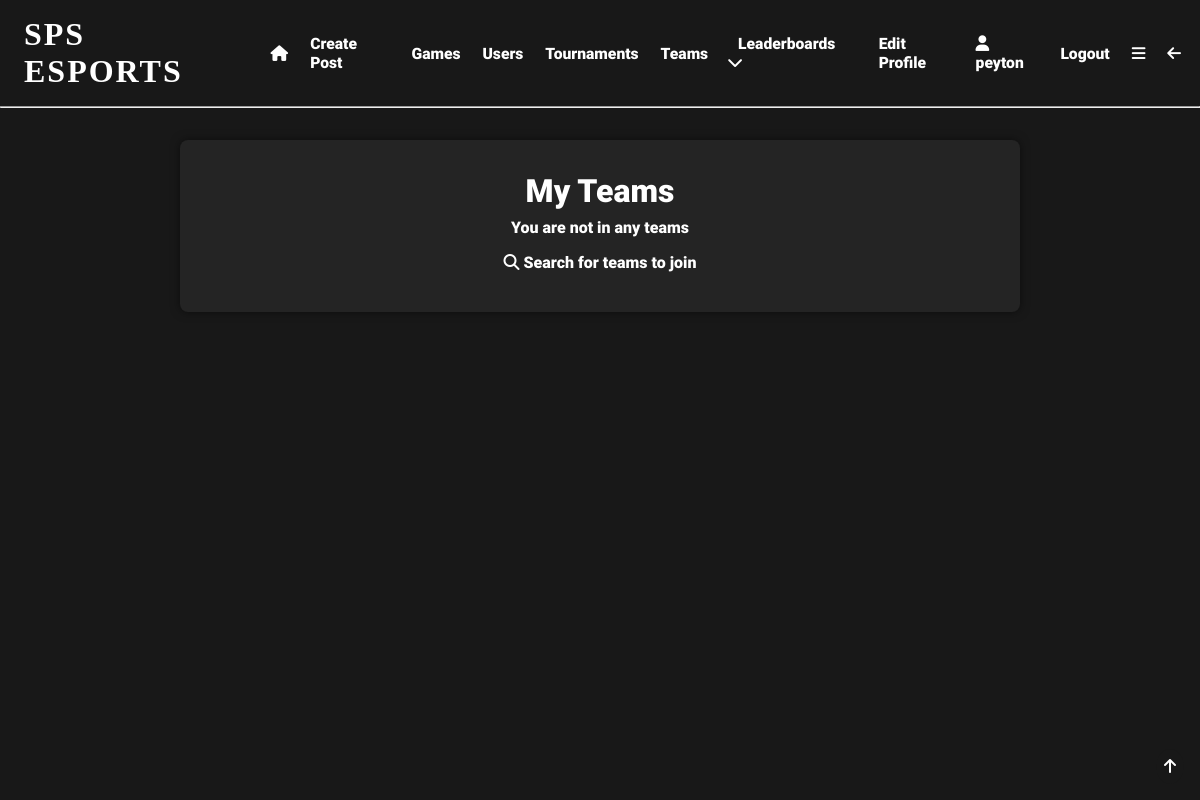
Before: /my_teams (signed in) with the older database file.
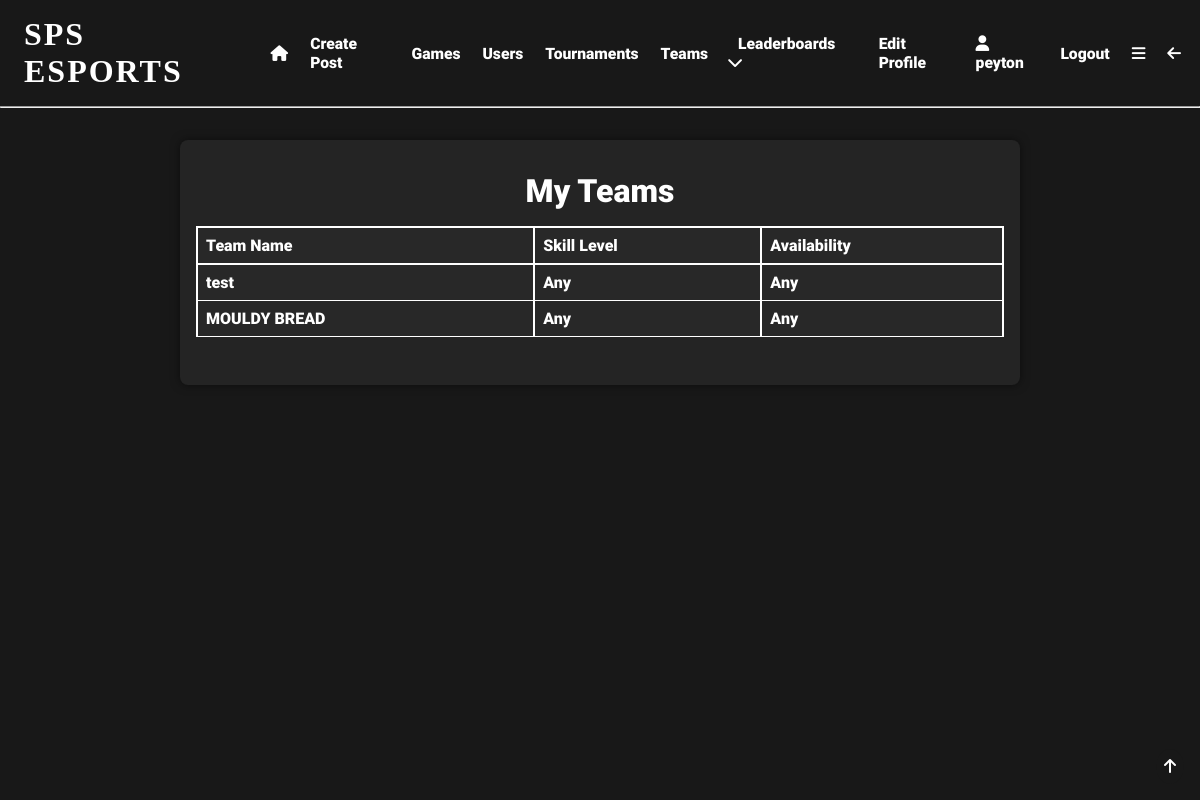
After: the same page with the newer database file.
### app/models.py (models this page shows, shortened)
class User(UserMixin, db.Model):
    user_id = db.Column(db.Integer, primary_key=True)
    username = db.Column(db.String(64), index=True, unique=True)
    email = db.Column(db.String(120), index=True, unique=True)
    password_hash = db.Column(db.String(128), nullable=False)
    pfp = db.Column(db.String(140))
    user_bio = db.Column(db.String(140), default='New to SPS eSports!!!')
    pronouns = db.Column(db.String(64), nullable=True)
    skill_level = db.Column(db.String(64), default='Unsure')
    role = db.Column(db.String(64))
    grade = db.Column(db.String(64), nullable=True, default='Unsure')
    availability = db.Column(db.String(140), default='Unsure')
    teams = db.relationship('Teams', back_populates='user')
    team_users = db.relationship('TeamUsers', back_populates='user')
    posts = db.relationship('Posts', back_populates='user')
    likes = db.relationship('Likes', back_populates='user')
    tournaments = db.relationship('Tournaments', back_populates='user')
    favourite_games = db.relationship('FavouriteGames', back_populates='user')
    tournament_users = db.relationship('TournamentUsers', back_populates='user')
    comments = db.relationship('Comments', back_populates='user')
    matches = db.relationship('Matches', back_populates='user')
    match_users = db.relationship('MatchUsers', back_populates='user')
    following = db.relationship('Following', backref='user', foreign_keys='Following.user_id')
    followed = db.relationship('Following', foreign_keys='Following.following_id')
    sponsor = db.relationship('SponsoredUsers', backref='user', foreign_keys='SponsoredUsers.sponsor_id')
    sponsored = db.relationship('SponsoredUsers', foreign_keys='SponsoredUsers.sponsored_id')

class Teams(db.Model):
    team_id = db.Column(db.Integer, primary_key=True, index=True, unique=True, nullable=False)
    team_name = db.Column(db.String(64), index=True, unique=True)
    team_description = db.Column(db.String(140), default='New Team!!!')
    limit = db.Column(db.Integer, default=5)
    availability = db.Column(db.String(140), nullable=True)
    skill_level = db.Column(db.String(64), nullable=True)
    admin_id = db.Column(db.Integer, db.ForeignKey('user.user_id'), name='fk_admin_id')
    user = db.relationship('User', back_populates='teams')
    team_users = db.relationship('TeamUsers', back_populates='team')
    practises = db.relationship('Practises', back_populates='team')

### app/routes.py (the view)
@app.route('/my_teams', methods=['GET', 'POST'])
@login_required
def my_teams():
    user = current_user
    team_users = TeamUsers.query.filter_by(user_id=user.user_id).all()
    teams = []
    for team_user in team_users:
        team = Teams.query.filter_by(team_id=team_user.team_id).first()
        teams.append(team)
    return render_template('my_teams.html', title="My Teams", teams=teams)

### app/models.py (called while the page is built)
@login.user_loader
def load_user(user_id):
    return User.query.get(int(user_id))  # returns the user id as an integer

### app/templates/my_teams.html
{% extends 'base.html' %}
{% block content %}
<div class="centre">
  <div class="gen-container">
    <div class="info-table">
      <h1>My Teams</h1>
      {% if teams %}
      <table>
        <tr>
          <th>Team Name</th>
          <th>Skill Level</th>
          <th>Availability</th>
        </tr>
        {% for team in teams %}
        <tr>
          <td>{{ team.team_name }}</td>
          <td>{{ team.skill_level }}</td>
          <td>{{ team.availability }}</td>
        </tr>
        {% endfor %}
      </table>
      {% else %}
      <p>You are not in any teams</p>
      <a href="{{ url_for('team_search') }}"><i class="fa-solid fa-magnifying-glass"></i>   Search for teams to join</a>
      {% endif %}
    </div>
  </div>
</div>
{% endblock %}

### app/templates/base.html (shortened to what this page needs)
<!DOCTYPE html>
<html lang="en">
<head>
    <link rel="stylesheet" href="{{ url_for('static', filename='css/styles.css') }}">
</head>
<body>
  <div id="top" class="header">
      {% if current_user.is_anonymous %}
        <h1 onclick="location.href='login'">SPS ESPORTS</h1>
        <a href="{{ url_for('login') }}">Login</a>
        <a href="{{ url_for('register') }}">Register</a>
        <a href="{{ url_for('about') }}">About</a>
      {% else %}
        <h1 onclick="location.href='{{url_for('index')}}'">SPS ESPORTS</h1>
          <a href="{{ url_for('index') }}" class="hidemobile"><i class="fa-solid fa-house"></i></a>
          <a href="{{ url_for('create_post') }}" class="hidemobile">Create Post</a>
          <a href="{{ url_for('search') }}" class="hidemobile">Games</a>
          <a href="{{ url_for('user_search') }}" class="hidemobile">Users</a>
          <a href="{{ url_for('tournament_search') }}" class="hidemobile">Tournaments</a>
          <a href="{{url_for('team_search')}}" class="hidemobile">Teams</a>
          <div class="expand" class="hidemobile">
              <div class="expand-button">
                  <a href="javascript:showDropdown()">Leaderboards <i class="fa-solid fa-chevron-down"></i></a>
              </div>
          </div>
          <a href="{{ url_for('edit_profile') }}" class="hidemobile">Edit Profile</a>
          <a href="{{ url_for('user', username=current_user.username) }}" class="hidemobile"><i class="fa-solid fa-user"></i>
              {{current_user.username}}</a>
          <a href="{{ url_for('logout') }}" class="hidemobile">Logout</a>
        <a href="javascript:showNavBar()"><i class="fa-solid fa-bars"></i></a>
        <a href="javascript:window.history.back();" class="hidemobile"><i class="fa-solid fa-arrow-left"></i></a>
      {% endif %}
  </div>
    <hr>
  <div class="topbutton">
    <a href="#top"><i class="fa-solid fa-arrow-up"></i></a>
  </div>
{% block content %} {% endblock %}
</body>
</html>

### app/static/css/styles.css (style rules this page uses)
* { margin: 0; padding: 0; box-sizing: border-box; scroll-behavior: smooth; scrollbar-width: thin; scrollbar-color: white var(--bg); }
body { background: var(--bg); color: white; }
:root { --accent: #e81c29; --bg: #181818; --bg2: #282828; --lightbg: rgba(255,255,255,0.05); }
.header { display:flex; align-items: center; padding: 1em 0.5em; }
.header a { padding: 0em 0.7em; font-family: 'Roboto'; font-size: 0.98em; text-decoration: none; transition: 0.5s; position: relative; transition: 0.3s; color: white; }
.header a::before { content: ''; position: absolute; width: 100%; height: 2px; left: 0; bottom: -2px; background-color: var(--accent); transform-origin: right; transform: scaleX(0); transition: transform 0.3s; }
.header h1 { box-shadow: inset 0 0 0 0 var(--bg); font-family: 'Nausea'; letter-spacing: 2px; padding: 0 0.5em; position: relative; transition: color 0.3s ease-in-out, box-shadow 0.3s ease-in-out; }
.expand { font-family: 'Roboto'; padding: 0.5em; position: relative; }
h1 { font-family: 'Roboto'; font-size: 2em; }
.centre h1 { text-align: center; }
.topbutton { position: fixed; bottom: 1em; right: 1em; padding: 0.5em; border-radius: 50%; background-color: var(--bg); color: white; font-family: 'Roboto'; font-size: 1em; transition: 0.5s; }
a { color: white; text-decoration: none; transition: 0.5s; padding: 0.5em 0; position: relative; font-family: 'Roboto'; }
a::before { content: ''; position: absolute; width: 100%; height: 2px; left: 0; bottom: -2px; background-color: var(--accent); transform-origin: right; transform: scaleX(0); transition: transform 0.3s; }
.centre { display: flex; flex-flow: row wrap; align-items: center; justify-content: center; width: 100%; margin: 1em 0; }
.info-table { display: flex; flex-flow: column wrap; align-items: center; justify-content: center; width: 100%; margin: 1em 0; font-family: 'Roboto'; }
.info-table table { width: 100%; border-collapse: collapse; margin: 1em 0; text-align: left; }
.info-table th { padding: 0.5em; border: 2px solid white; background-color: var(--bg2); }
.info-table td { padding: 0.5em; border: 1px solid white; border-right: 2px solid white; border-left: 2px solid white; background-color: var(--bg2); }
.gen-container { display: flex; flex-flow: column wrap; align-items: center; justify-content: center; width: 70%; margin: 1em 0; font-family: 'Roboto'; background-color: var(--lightbg); padding: 1em; border-radius: 0.5em; box-shadow: 0 0 10px 0 rgba(0,0,0,0.5); }

Changed rows visible on the page:
added Teams: team_name "test", skill_level "Any", availability "Any"
added Teams: team_name "MOULDY BREAD", skill_level "Any", availability "Any"
Other visible differences:
text no longer shown: "You are not in any teams Search for teams to join"
text now shown: "Team Name Skill Level Availability"
